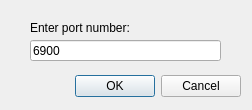
<?xml version="1.0" encoding="UTF-8"?>
<ui version="4.0">
 <class>Reconnect</class>
 <widget class="QDialog" name="Reconnect">
  <property name="geometry">
   <rect>
    <x>0</x>
    <y>0</y>
    <width>252</width>
    <height>110</height>
   </rect>
  </property>
  <property name="windowTitle">
   <string>Reconnection</string>
  </property>
  <widget class="QDialogButtonBox" name="buttonBox">
   <property name="geometry">
    <rect>
     <x>30</x>
     <y>70</y>
     <width>211</width>
     <height>32</height>
    </rect>
   </property>
   <property name="orientation">
    <enum>Qt::Horizontal</enum>
   </property>
   <property name="standardButtons">
    <set>QDialogButtonBox::Cancel|QDialogButtonBox::Ok</set>
   </property>
  </widget>
  <widget class="QLineEdit" name="lineEdit_2">
   <property name="geometry">
    <rect>
     <x>30</x>
     <y>40</y>
     <width>191</width>
     <height>21</height>
    </rect>
   </property>
   <property name="text">
    <string>6900</string>
   </property>
  </widget>
  <widget class="QLabel" name="label">
   <property name="geometry">
    <rect>
     <x>30</x>
     <y>20</y>
     <width>121</width>
     <height>16</height>
    </rect>
   </property>
   <property name="text">
    <string>Enter port number:</string>
   </property>
  </widget>
 </widget>
 <resources/>
 <connections>
  <connection>
   <sender>buttonBox</sender>
   <signal>accepted()</signal>
   <receiver>Reconnect</receiver>
   <slot>accept()</slot>
   <hints>
    <hint type="sourcelabel">
     <x>248</x>
     <y>254</y>
    </hint>
    <hint type="destinationlabel">
     <x>157</x>
     <y>274</y>
    </hint>
   </hints>
  </connection>
  <connection>
   <sender>buttonBox</sender>
   <signal>rejected()</signal>
   <receiver>Reconnect</receiver>
   <slot>reject()</slot>
   <hints>
    <hint type="sourcelabel">
     <x>316</x>
     <y>260</y>
    </hint>
    <hint type="destinationlabel">
     <x>286</x>
     <y>274</y>
    </hint>
   </hints>
  </connection>
 </connections>
</ui>
